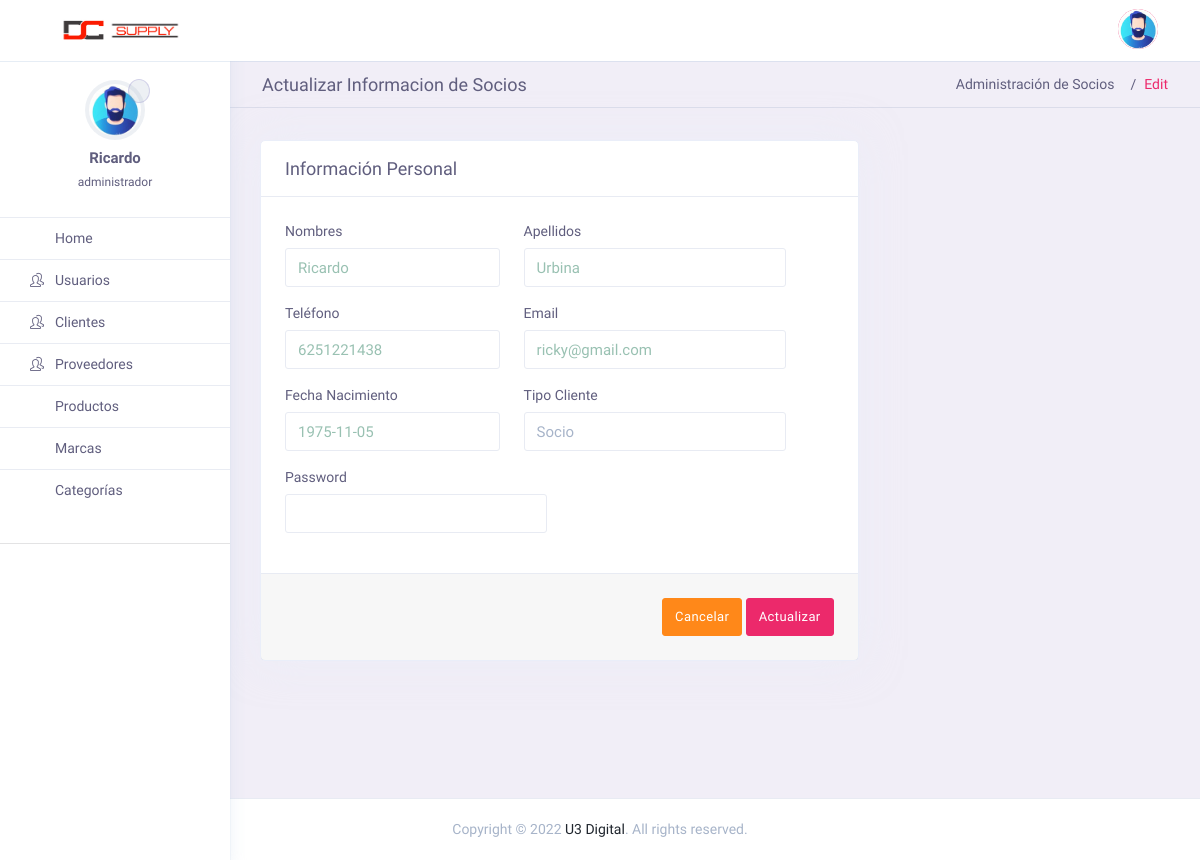
Screenshot of /admin/index.php?page=socioEdit&idEditar=1 (signed in) with the database file from the repository.
### tables this page shows
CREATE TABLE `socios` (
  `idSocio` int NOT NULL,
  `nombres` varchar(50) NOT NULL,
  `apellidos` varchar(50) NOT NULL,
  `telefono` varchar(10) NOT NULL,
  `email` varchar(30) NOT NULL,
  `password` varchar(100) NOT NULL,
  `tipoSocio` int NOT NULL,
  `fechaNacimiento` date NOT NULL,
  `fechaRegistro` date NOT NULL,
  `fechaUltimoPago` datetime DEFAULT NULL
);

### admin/controller/themeController.php (called while the page is built)
<?php
class themeController {
    public function theme(){
        include "views/theme.php";
    }
}
?>

### admin/index.php (called while the page is built, shortened)
<?php
require_once "controller/themeController.php";
require_once "models/mdlSocios.php";
$theme = new themeController();
$theme -> theme();

### admin/models/conexion.php (called while the page is built)
<?php
class Conexion{
	public static function conectar(){
		$bd = "verdin";
		$servername = "localhost";
		$username = "root";
		$password = "12345678";
		try {
		    $conn = new PDO("mysql:host=$servername;dbname=$bd", $username, $password);
		    $conn->setAttribute(PDO::ATTR_ERRMODE, PDO::ERRMODE_EXCEPTION);
			$conn->exec("set names utf8");
		    }
		catch(PDOException $e)
		    {
		    echo '<script>alert("Connection failed: '.$e->getMessage().'");</script>';
		    }
		return $conn;
	}
}

### admin/models/mdlSocios.php (called while the page is built, shortened)
<?php
require_once "conexion.php";
class mdlSocios {
	public static function mdlBusca($usuario, $tabla){
		$stmt = Conexion::conectar()->prepare("SELECT * FROM $tabla WHERE idSocio = :id");
		$stmt->bindParam(":id", $usuario, PDO::PARAM_INT);
		$stmt -> execute();
		return $stmt -> fetch();
	}
}
?>

### admin/views/socioEdit.php (the view, shortened to what this page needs)
<?php
    $usuario = $_GET["idEditar"];
    $busca = mdlSocios::mdlBusca($usuario, "socios");
?>
<div class="page-header">
    <h4 class="page-title">Actualizar Informacion de Socios</h4>
    <ol class="breadcrumb">
        <li class="breadcrumb-item"><a href="index.php?page=userList">Administración de Socios</a></li>
        <li class="breadcrumb-item active" aria-current="page">Edit</li>
    </ol>
</div>
<div class="row ">
    <div class="col-lg-8">
        <form class="card" method="POST">
            <div class="card-header">
                <h3 class="card-title">Información Personal</h3>
            </div>
            <div class="card-body">
                <div class="row">
                <div class="col-sm-5 col-md-5">
                        <div class="form-group">
                            <label class="form-label">Nombres</label>
                            <input type="text" class="form-control" name="nombres" placeholder="Juan" value="<?php echo $busca['nombres']; ?>" >
                        </div>
                    </div>
                    <div class="col-sm-6 col-md-6">
                        <div class="form-group">
                            <label class="form-label">Apellidos</label>
                            <input type="text" class="form-control" name="apellidos" placeholder="Perez García" value="<?php echo $busca['apellidos']; ?>">
                        </div>
                    </div>
                    <div class="col-sm-6 col-md-5">
                        <div class="form-group">
                            <label class="form-label">Teléfono</label>
                            <input type="text" class="form-control" name="telefono" placeholder="6141234455" maxlength="10" value="<?php echo $busca['telefono']; ?>">
                        </div>
                    </div>
                    <div class="col-sm-6 col-md-6">
                        <div class="form-group">
                            <label class="form-label">Email</label>
                            <input type="email" class="form-control" name="email" placeholder="Email" value="<?php echo $busca['email']; ?>">
                        </div>
                    </div>
                    <div class="col-md-5">
                        <div class="form-group">
                            <label class="form-label">Fecha Nacimiento</label>
                            <input class="form-control fc-datepicker" placeholder="MM/DD/YYYY" type="text" name="fechaNacimiento" value="<?php echo $busca['fechaNacimiento']; ?>">
                        </div>
                    </div>
                    <div class="col-md-6">
                        <div class="form-group">
                            <label class="form-label">Tipo Cliente</label>
                            <select class="form-control custom-select select2" name="tipoSocio" >
                                <option <?php if ($busca['tipoSocio'] == "1") echo "selected"; ?> value="1">Socio</option>
                            </select>
                        </div>
                    </div>
                    <div class="col-sm-6 col-md-6">
                        <div class="form-group">
                            <label class="form-label">Password</label>
                            <input type="password" class="form-control" name="password" value="<?php echo $busca['password']; ?>">
                        </div>
                    </div>
                </div>
            </div>
            <div class="card-footer text-right">
                <a href="index.php?page=userList"><button name="btnCancel" class="btn btn-warning">Cancelar</button></a>
                <button type="submit" name="btnActualiza" id="login" class="btn btn-primary">Actualizar</button>
            </div>
        </form>
    </div>
</div>

### admin/assets/css/admin-custom.css (style rules this page uses)
.app-content .page-header { margin: 0 -30px; padding: .75rem 2rem; margin-bottom: 2rem; border-bottom: 1px solid rgba(167, 180, 201, 0.3); background: 0 0; min-height: 0; }
.app-content .page-header .page-title { line-height: 0; }

### rows the page displays
socios: nombres "Ricardo", apellidos "Urbina", telefono "6251221438", email "ricky@gmail.com", fechaNacimiento "1975-11-05", tipoSocio "Socio"

### other values shown
$_SESSION["nombre"] "Ricardo"
$_SESSION["permisos"] "administrador"
